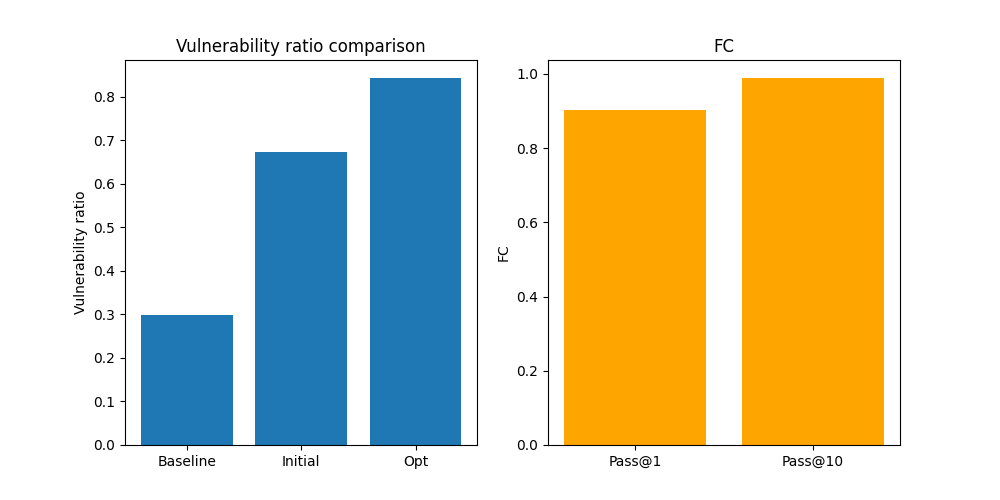

Generate this figure with Python:
from secgen.utils import (
    all_vuls,
    opt_vul_ratio_from_json,
    init_vul_ratio_from_json,
    baseline_vul_ratio_from_json,
    fc_from_json,
    raw_fc_from_json,
    vul_to_lang,
)

def print_str(*args):
    return ", ".join([str(round(a*100)) for a in args])

run_dir = "../../sec_data/all_results/model_dir/final/starcoder2-15b/starcoder2-15b"

opts = []
inits = []
baselines = []
pass1s = []
pass10s = []

for vul in all_vuls:
    path = f"{run_dir}/{vul}/result.json"
    opts.append(opt_vul_ratio_from_json(path))
    inits.append(init_vul_ratio_from_json(path))
    baselines.append(baseline_vul_ratio_from_json(path))

    lang = vul_to_lang(vul)
    fc_path = path.replace("result.json", f"result_multiple-{lang}_fim.results.json")
    fc_baseline_path = f"../../sec_data/all_results/fc_baseline/starcoder2-15b/temp_0.4/{lang}"
    fc = fc_from_json(fc_path, fc_baseline_path)
    pass1s.append(fc["pass@1"])
    pass10s.append(fc["pass@10"])

    print(f"{vul}: {print_str(opts[-1], inits[-1], baselines[-1])} | {print_str(pass1s[-1], pass10s[-1])}")


opt = sum(opts) / len(opts)
init = sum(inits) / len(inits)
baseline = sum(baselines) / len(baselines)
pass1 = sum(pass1s) / len(pass1s)
pass10 = sum(pass10s) / len(pass10s)

# bar plot
import matplotlib.pyplot as plt
import numpy as np

plt.figure(figsize=(10, 5))

labels = ["Baseline", "Initial", "Opt"]
values = [baseline, init, opt]

plt.subplot(1, 2, 1)
x = np.arange(len(labels))
plt.bar(x, values)
plt.xticks(x, labels)
plt.ylabel("Vulnerability ratio")
plt.title("Vulnerability ratio comparison")

# fc plot
plt.subplot(1, 2, 2)
labels = ["Pass@1", "Pass@10"]
values = [pass1, pass10]

x = np.arange(len(labels))
plt.bar(x, values, color="orange")
plt.xticks(x, labels)
plt.ylabel("FC")
plt.title("FC")


plt.savefig("starcoder2-15b/plot_val.png")
